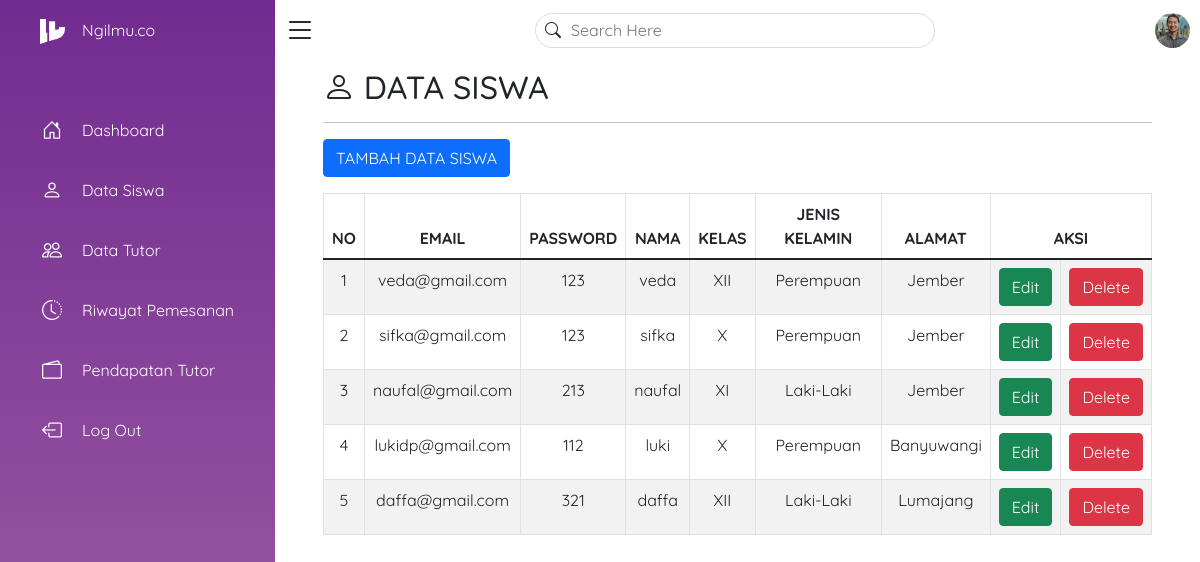
Page /datasiswa.php (signed in) on the committed database.
### tables this page shows
CREATE TABLE `user_detail` (
  `id_user` int(11) NOT NULL,
  `email` varchar(30) NOT NULL,
  `password` varchar(30) NOT NULL,
  `fullname` varchar(100) NOT NULL,
  `grade` varchar(20) NOT NULL,
  `gender` enum('Perempuan','Laki-Laki','','') NOT NULL,
  `alamat` varchar(100) NOT NULL
);

### datasiswa.php (the view, shortened to what this page needs)
<?php
require ("koneksi.php");
?>
<!DOCTYPE html>
<html lang="en">
<head>
    <link rel="stylesheet" href="style.css">
    <link rel="stylesheet" href="https://cdn.jsdelivr.net/npm/bootstrap-icons@1.6.0/font/bootstrap-icons.css">
    <link href="https://cdn.jsdelivr.net/npm/bootstrap@5.1.3/dist/css/bootstrap.min.css" rel="stylesheet">
</head>
<body>
    <div class="container-dash">
        <div class="navigation">
            <ul>
                <li>
                    <a href="#">
                        <span class="icon"><img src="images/ngilmu4.png"></span>
                        <span class="title">Ngilmu.co</span>
                    </a>
                </li>
                <li>
                    <a href="dashboard.php">
                        <span class="icon"><i class="bi bi-house-door"></i></span>
                        <span class="title">Dashboard</span>
                    </a>
                </li>
                <li>
                    <a href="datasiswa.php">
                        <span class="icon"><i class="bi bi-person"></i></span>
                        <span class="title">Data Siswa</span>
                    </a>
                </li>
                <li>
                    <a href="datatutor.php">
                        <span class="icon"><i class="bi bi-people"></i></span>
                        <span class="title">Data Tutor</span>
                    </a>
                </li>
                <li>
                    <a href="riwayatpemesanan.php">
                        <span class="icon"><i class="bi bi-clock-history"></i></span>
                        <span class="title">Riwayat Pemesanan</span>
                    </a>
                </li>
                <li>
                    <a href="pendapatantutor.php">
                        <span class="icon"><i class="bi bi-wallet2"></i></span>
                        <span class="title">Pendapatan Tutor</span>
                    </a>
                </li>
                <li>
                    <a href="index.php">
                        <span class="icon"><i class="bi bi-box-arrow-left"></i></span>
                        <span class="title">Log Out</span>
                    </a>
                </li>
            </ul>
        </div>
    <div class="main">
        <div class="topbar">
            <div class="toggle">
                <i class="bi bi-list"></i>
            </div>
            <div class="search">
                <label>
                    <input type="search" placeholder="Search Here">
                    <i class="bi bi-search"></i>
                </label>
            </div>
            <div class="user">
                <img src="images/img1.jpg">
            </div>
        </div>
        <div class="col-md-12 p-5 pt-2">
            <h2><i class="bi bi-person"></i></i> DATA SISWA </h2><hr>
            <a href="siswa/tambahdatasiswa.php" class="btn btn-primary mb-3"><i class="fas fa-plus-square mr-2"></i>TAMBAH DATA SISWA</a>
            <table class="table table-striped table-bordered">
              <thead>
                <tr>
                  <th scope="col">NO</th>
                  <th scope="col">EMAIL</th>
                  <th scope="col">PASSWORD</th>
                  <th scope="col">NAMA</th>
                  <th scope="col">KELAS</th>
                  <th scope="col">JENIS KELAMIN</th>
                  <th scope="col">ALAMAT</th>
                  <th colspan="2" scope="col">AKSI</th>
                </tr>
              </thead>
              <tbody>
              <?php
                 $no = 1;
                 $query = "SELECT * FROM user_detail";
                 $result = mysqli_query($koneksi, $query) or die (mysqli_error($koneksi));
                 while($row = mysqli_fetch_array($result)){
                        $email = $row['email'];
                        $password = $row['password'];
                        $fullname = $row['fullname'];
                        $grade = $row['grade'];
                        $gender = $row['gender'];
                        $alamat = $row['alamat'];
                    ?>
                    <tr>
                        <td><?=$no++?></td>
                        <td><?php echo $email; ?></td>
                        <td><?php echo $password; ?></td>
                        <td><?php echo $fullname; ?></td>
                        <td><?php echo $grade; ?></td>
                        <td><?php echo $gender; ?></td>
                        <td><?php echo $alamat; ?></td>
                        <td><a href="siswa/editdatasiswa.php?id_user=<?php echo $row['id_user']; ?>" class="btn btn-success">Edit</a></td>
                        <td><a href="siswa/deletedatasiswa.php?id_user=<?php echo $row['id_user']; ?>" class="btn btn-danger">Delete</a></td>
                    </tr>
                <?php
                 } ?>
              </tbody>
            </table>
    </div>
    </div>
</body>
</html>

### style.css (style rules this page uses)
* { margin: 0; padding: 0; font-family: 'Quicksand', sans-serif; }
img { width: 400px; height: 500px; }
.container-dash { position: relative; width: 100%; }
.navigation { position: fixed; width: 275px; height: 100%; background: linear-gradient(#722B90, #A060A6); border-left: 5px solid linear-gradient(#722B90, #A060A6); transition: 0.5s ; overflow: hidden; }
.navigation ul { position: absolute; top: 0; left: 0; width: 100%; }
.navigation ul li { position: relative; width: 100%; list-style: none; border-top-left-radius: 30px; border-bottom-left-radius: 30px; }
.navigation ul li img { width: 25px; height: 25px; }
.navigation ul li:nth-child(1) { margin-bottom: 40px; pointer-events: none; }
.navigation ul li a { position: relative; display: block; width: 100%; display: flex; text-decoration: none; color: #fff; }
.navigation ul li a .icon { position: relative; display: block; min-width: 40px; height: 60px; line-height: 60px; text-align: center; }
.navigation ul li a .icon i { font-size: 1.25em; }
.navigation ul li a .title { position: relative; display: block; padding: 0 10px; height: 60px; line-height: 60px; text-align: start; white-space: nowrap; }
.main { position: absolute; width: calc(100% - 275px); left: 275px; min-height: 100vh; background: #fff; transition: 0.5s; }
.topbar { width: 100%; height: 60px; display: flex; justify-content: space-between; align-items: center; padding: 0 10px; }
.toggle { position: relative; width: 30px; height: 30px; display: flex; justify-content: center; align-items: center; font-size: 2em; cursor: pointer; }
.search { position: relative; width: 400px; margin: 0 10px; }
.search label { position: relative; width: 100%; }
.search label input { width: 100%; height: 35px; border-radius: 20px; padding: 5px 20px; padding-left: 35px; outline: none; border: 1px solid gainsboro; }
.search label i { position: absolute; top: 5px; left: 10px; font-size: 1em; }
.user { position: relative; width: 35px; height: 35px; border-radius: 50%; overflow: hidden; cursor: pointer; }
.user img { position: absolute; top: 0; left: 0; width: 100%; height: 100%; object-fit: cover; }
.table { text-align: center; }

### rows in the picture
user_detail: email "veda@gmail.com", password "123", fullname "veda", grade "XII", gender "Perempuan", alamat "Jember"
user_detail: email "sifka@gmail.com", password "123", fullname "sifka", grade "X", gender "Perempuan", alamat "Jember"
user_detail: email "naufal@gmail.com", password "213", fullname "naufal", grade "XI", gender "Laki-Laki", alamat "Jember"
user_detail: email "lukidp@gmail.com", password "112", fullname "luki", grade "X", gender "Perempuan", alamat "Banyuwangi"
user_detail: email "daffa@gmail.com", password "321", fullname "daffa", grade "XII", gender "Laki-Laki", alamat "Lumajang"
